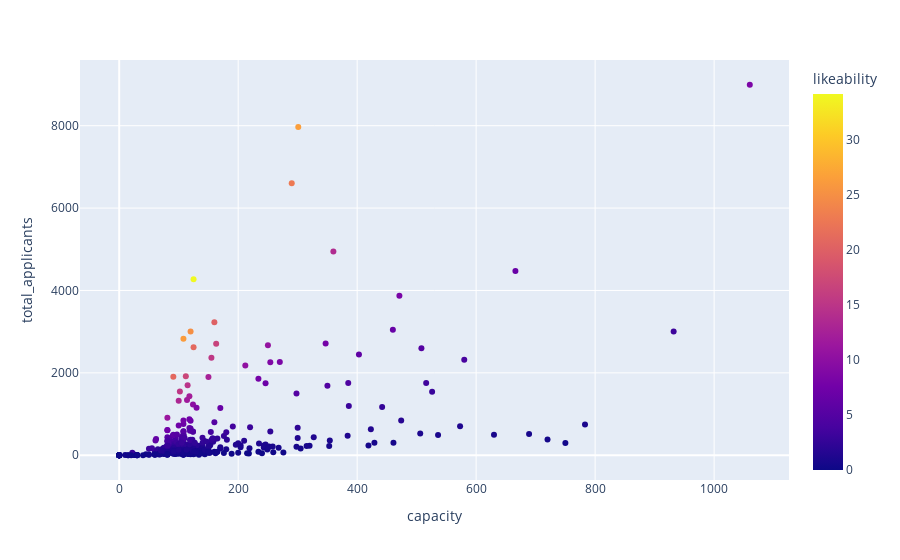

Notebook source saved alongside this figure:
### Code cell
import plotly.express as px

px.scatter(school_df, x="capacity", y="total_applicants", color="likeability")
# px.scatter(school_df, x="total_applicants", y="popularity", color="capacity")

### Figure 1 — Plotly figure (JSON) as saved in the notebook; plotly's stock layout.template omitted (floating-point values rounded to 4 significant figures; data arrays with more than 128 entries replaced by an {"elided": "..."} marker saying what was removed)
{"data": [{"hovertemplate": "capacity=%{x}<br>total_applicants=%{y}<br>likeability=%{marker.color}<extra></extra>", "legendgroup": "", "marker": {"color": {"elided": "447 float values"}, "coloraxis": "coloraxis", "symbol": "circle"}, "mode": "markers", "name": "", "orientation": "v", "showlegend": false, "type": "scatter", "x": {"elided": "447 int values"}, "xaxis": "x", "y": {"elided": "447 int values"}, "yaxis": "y"}], "layout": {"coloraxis": {"colorbar": {"title": {"text": "likeability"}}, "colorscale": [[0, "#0d0887"], [0.1111, "#46039f"], [0.2222, "#7201a8"], [0.3333, "#9c179e"], [0.4444, "#bd3786"], [0.5556, "#d8576b"], [0.6667, "#ed7953"], [0.7778, "#fb9f3a"], [0.8889, "#fdca26"], [1, "#f0f921"]]}, "legend": {"tracegroupgap": 0}, "margin": {"t": 60}, "xaxis": {"anchor": "y", "domain": [0, 1], "title": {"text": "capacity"}}, "yaxis": {"anchor": "x", "domain": [0, 1], "title": {"text": "total_applicants"}}}}
